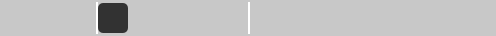
        <widget class="QFrame" name="frame_t_top">
         <property name="maximumSize">
          <size>
           <width>16777215</width>
           <height>36</height>
          </size>
         </property>
         <property name="styleSheet">
          <string notr="true">background-color: rgb(200, 200, 200);
border-radius: 5px;
</string>
         </property>
         <property name="frameShape">
          <enum>QFrame::Shape::StyledPanel</enum>
         </property>
         <property name="frameShadow">
          <enum>QFrame::Shadow::Raised</enum>
         </property>
         <layout class="QHBoxLayout" name="horizontalLayout">
          <property name="spacing">
           <number>0</number>
          </property>
          <property name="leftMargin">
           <number>6</number>
          </property>
          <property name="topMargin">
           <number>0</number>
          </property>
          <property name="rightMargin">
           <number>6</number>
          </property>
          <property name="bottomMargin">
           <number>0</number>
          </property>
          <item>
           <widget class="QFrame" name="frame_t_t_left">
            <property name="maximumSize">
             <size>
              <width>120</width>
              <height>32</height>
             </size>
            </property>
            <property name="styleSheet">
             <string notr="true">background-color: rgb(200, 200, 200);
border-radius: 5px;
</string>
            </property>
            <property name="frameShape">
             <enum>QFrame::Shape::StyledPanel</enum>
            </property>
            <property name="frameShadow">
             <enum>QFrame::Shadow::Raised</enum>
            </property>
            <layout class="QHBoxLayout" name="horizontalLayout_2">
             <property name="spacing">
              <number>0</number>
             </property>
             <property name="leftMargin">
              <number>0</number>
             </property>
             <property name="topMargin">
              <number>0</number>
             </property>
             <property name="rightMargin">
              <number>0</number>
             </property>
             <property name="bottomMargin">
              <number>0</number>
             </property>
             <item>
              <widget class="QPushButton" name="pushButton_file_open_dir">
               <property name="maximumSize">
                <size>
                 <width>30</width>
                 <height>30</height>
                </size>
               </property>
               <property name="toolTip">
                <string>打开目录</string>
               </property>
               <property name="styleSheet">
                <string notr="true">QPushButton {
	background-color: rgb(200, 200, 200);
	border: 0px solid rgb(200, 200, 200);
	border-radius: 5px;	
	color: rgb(255, 255, 255);
}
QPushButton:hover {
	background-color: rgb(150, 150, 150);
	color: rgb(200, 200, 200);
}
QPushButton:pressed {	
	background-color: rgb(100, 100, 100);
	color: rgb(150, 150, 150);
}</string>
               </property>
               <property name="text">
                <string/>
               </property>
               <property name="icon">
                <iconset resource="资源.qrc">
                 <normaloff>:/img/resources/imgs/文件夹_选中.png</normaloff>:/img/resources/imgs/文件夹_选中.png</iconset>
               </property>
               <property name="iconSize">
                <size>
                 <width>28</width>
                 <height>28</height>
                </size>
               </property>
              </widget>
             </item>
             <item>
              <widget class="QPushButton" name="pushButton_file_open_video">
               <property name="maximumSize">
                <size>
                 <width>30</width>
                 <height>30</height>
                </size>
               </property>
               <property name="toolTip">
                <string>打开视频</string>
               </property>
               <property name="styleSheet">
                <string notr="true">QPushButton {
	background-color: rgb(200, 200, 200);
	border: 0px solid rgb(200, 200, 200);
	border-radius: 5px;	
	color: rgb(255, 255, 255);
}
QPushButton:hover {
	background-color: rgb(150, 150, 150);
	color: rgb(200, 200, 200);
}
QPushButton:pressed {	
	background-color: rgb(100, 100, 100);
	color: rgb(150, 150, 150);
}</string>
               </property>
               <property name="text">
                <string/>
               </property>
               <property name="icon">
                <iconset resource="资源.qrc">
                 <normaloff>:/img/resources/imgs/视频.png</normaloff>:/img/resources/imgs/视频.png</iconset>
               </property>
               <property name="iconSize">
                <size>
                 <width>28</width>
                 <height>28</height>
                </size>
               </property>
              </widget>
             </item>
             <item>
              <widget class="QPushButton" name="pushButton_file_img_delete">
               <property name="maximumSize">
                <size>
                 <width>30</width>
                 <height>30</height>
                </size>
               </property>
               <property name="toolTip">
                <string>删除图片</string>
               </property>
               <property name="styleSheet">
                <string notr="true">QPushButton {
	background-color: rgb(200, 200, 200);
	border: 0px solid rgb(200, 200, 200);
	border-radius: 5px;	
	color: rgb(255, 255, 255);
}
QPushButton:hover {
	background-color: rgb(150, 150, 150);
	color: rgb(200, 200, 200);
}
QPushButton:pressed {	
	background-color: rgb(100, 100, 100);
	color: rgb(150, 150, 150);
}</string>
               </property>
               <property name="text">
                <string/>
               </property>
               <property name="icon">
                <iconset resource="资源.qrc">
                 <normaloff>:/img/resources/imgs/删除.png</normaloff>:/img/resources/imgs/删除.png</iconset>
               </property>
               <property name="iconSize">
                <size>
                 <width>28</width>
                 <height>28</height>
                </size>
               </property>
              </widget>
             </item>
            </layout>
           </widget>
          </item>
          <item>
           <widget class="QFrame" name="frame_t_t_center">
            <property name="maximumSize">
             <size>
              <width>200</width>
              <height>32</height>
             </size>
            </property>
            <property name="styleSheet">
             <string notr="true">background-color: rgb(200, 200, 200);
border-radius: 0px ;
border-left: 2px solid rgb(255, 255, 255);
border-right: 2px solid rgb(255, 255, 255);
</string>
            </property>
            <property name="frameShape">
             <enum>QFrame::Shape::StyledPanel</enum>
            </property>
            <property name="frameShadow">
             <enum>QFrame::Shadow::Raised</enum>
            </property>
            <layout class="QHBoxLayout" name="horizontalLayout_3">
             <property name="spacing">
              <number>0</number>
             </property>
             <property name="leftMargin">
              <number>0</number>
             </property>
             <property name="topMargin">
              <number>0</number>
             </property>
             <property name="rightMargin">
              <number>0</number>
             </property>
             <property name="bottomMargin">
              <number>0</number>
             </property>
             <item>
              <widget class="QPushButton" name="pushButton_edit_create_rect">
               <property name="maximumSize">
                <size>
                 <width>30</width>
                 <height>30</height>
                </size>
               </property>
               <property name="toolTip">
                <string>创建矩形</string>
               </property>
               <property name="styleSheet">
                <string notr="true">QPushButton:!checked {  
	background-color: rgb(200, 200, 200);
	border: 0px solid rgb(200, 200, 200);
	border-radius: 5px;
}  
QPushButton:checked {  
	background-color: rgb(50,50, 50);
	color: rgb(200, 200, 200);
	border: 0px solid rgb(200, 200, 200);
	border-radius: 5px;
} 

</string>
               </property>
               <property name="text">
                <string/>
               </property>
               <property name="icon">
                <iconset>
                 <selectedoff>:/img/resources/imgs/矩形_未选中.png</selectedoff>
                 <selectedon>:/img/resources/imgs/矩形.png</selectedon>
                </iconset>
               </property>
               <property name="iconSize">
                <size>
                 <width>28</width>
                 <height>28</height>
                </size>
               </property>
               <property name="checkable">
                <bool>true</bool>
               </property>
               <property name="checked">
                <bool>true</bool>
               </property>
              </widget>
             </item>
             <item>
              <widget class="QPushButton" name="pushButton_edit_create_polygon">
               <property name="maximumSize">
                <size>
                 <width>30</width>
                 <height>30</height>
                </size>
               </property>
               <property name="toolTip">
                <string>创建多边形</string>
               </property>
               <property name="styleSheet">
                <string notr="true">QPushButton:!checked {  
	background-color: rgb(200, 200, 200);
	border: 0px solid rgb(200, 200, 200);
	border-radius: 5px;
}  
QPushButton:checked {  
	background-color: rgb(50,50, 50);
	color: rgb(200, 200, 200);
	border: 0px solid rgb(200, 200, 200);
	border-radius: 5px;
} 
</string>
               </property>
               <property name="text">
                <string/>
               </property>
               <property name="icon">
                <iconset resource="资源.qrc">
                 <normaloff>:/img/resources/imgs/多边形_未选中.png</normaloff>
                 <normalon>:/img/resources/imgs/多边形.png</normalon>
                 <selectedoff>:/img/resources/imgs/多边形_未选中.png</selectedoff>
                 <selectedon>:/img/resources/imgs/多边形.png</selectedon>:/img/resources/imgs/多边形_未选中.png</iconset>
               </property>
               <property name="iconSize">
                <size>
                 <width>28</width>
                 <height>28</height>
                </size>
               </property>
               <property name="checkable">
                <bool>true</bool>
               </property>
               <property name="checked">
                <bool>false</bool>
               </property>
              </widget>
             </item>
             <item>
              <widget class="QPushButton" name="pushButton_edit_create_point">
               <property name="maximumSize">
                <size>
                 <width>30</width>
                 <height>30</height>
                </size>
               </property>
               <property name="toolTip">
                <string>创建关键点</string>
               </property>
               <property name="styleSheet">
                <string notr="true">QPushButton:!checked {  
	background-color: rgb(200, 200, 200);
	border: 0px solid rgb(200, 200, 200);
	border-radius: 5px;
}  
QPushButton:checked {  
	background-color: rgb(50,50, 50);
	color: rgb(200, 200, 200);
	border: 0px solid rgb(200, 200, 200);
	border-radius: 5px;
} 

</string>
               </property>
               <property name="text">
                <string/>
               </property>
               <property name="icon">
                <iconset resource="资源.qrc">
                 <normaloff>:/img/resources/imgs/关键点_未选中.png</normaloff>
                 <normalon>:/img/resources/imgs/关键点.png</normalon>:/img/resources/imgs/关键点_未选中.png</iconset>
               </property>
               <property name="iconSize">
                <size>
                 <width>28</width>
                 <height>28</height>
                </size>
               </property>
               <property name="checkable">
                <bool>true</bool>
               </property>
              </widget>
             </item>
             <item>
              <widget class="QPushButton" name="pushButton_edit_create_rotate">
               <property name="maximumSize">
                <size>
                 <width>30</width>
                 <height>30</height>
                </size>
               </property>
               <property name="toolTip">
                <string>创建旋转框</string>
               </property>
               <property name="styleSheet">
                <string notr="true">QPushButton:!checked {  
	background-color: rgb(200, 200, 200);
	border: 0px solid rgb(200, 200, 200);
	border-radius: 5px;
}  
QPushButton:checked {  
	background-color: rgb(50,50, 50);
	color: rgb(200, 200, 200);
	border: 0px solid rgb(200, 200, 200);
	border-radius: 5px;
} 
</string>
               </property>
               <property name="text">
                <string/>
               </property>
               <property name="icon">
                <iconset resource="资源.qrc">
                 <normaloff>:/img/resources/imgs/旋转_未选中.png</normaloff>
                 <normalon>:/img/resources/imgs/旋转.png</normalon>:/img/resources/imgs/旋转_未选中.png</iconset>
               </property>
               <property name="iconSize">
                <size>
                 <width>28</width>
                 <height>28</height>
                </size>
               </property>
               <property name="checkable">
                <bool>true</bool>
               </property>
              </widget>
             </item>
             <item>
              <widget class="QPushButton" name="pushButton_edit_create_line">
               <property name="maximumSize">
                <size>
                 <width>30</width>
                 <height>30</height>
                </size>
               </property>
               <property name="toolTip">
                <string>创建线条</string>
               </property>
               <property name="styleSheet">
                <string notr="true">QPushButton:!checked {  
	background-color: rgb(200, 200, 200);
	border: 0px solid rgb(200, 200, 200);
	border-radius: 5px;
}  
QPushButton:checked {  
	background-color: rgb(50,50, 50);
	color: rgb(200, 200, 200);
	border: 0px solid rgb(200, 200, 200);
	border-radius: 5px;
} </string>
               </property>
               <property name="text">
                <string/>
               </property>
               <property name="icon">
                <iconset resource="资源.qrc">
                 <normaloff>:/img/resources/imgs/加线条_未选中.png</normaloff>
                 <normalon>:/img/resources/imgs/加线条.png</normalon>:/img/resources/imgs/加线条_未选中.png</iconset>
               </property>
               <property name="iconSize">
                <size>
                 <width>32</width>
                 <height>32</height>
                </size>
               </property>
               <property name="checkable">
                <bool>true</bool>
               </property>
              </widget>
             </item>
            </layout>
           </widget>
          </item>
          <item>
           <widget class="QFrame" name="frame_t_t_right">
            <property name="maximumSize">
             <size>
              <width>240</width>
              <height>32</height>
             </size>
            </property>
            <property name="styleSheet">
             <string notr="true">background-color: rgb(200, 200, 200);
border-radius: 5px;
</string>
            </property>
            <property name="frameShape">
             <enum>QFrame::Shape::StyledPanel</enum>
            </property>
            <property name="frameShadow">
             <enum>QFrame::Shadow::Raised</enum>
            </property>
            <layout class="QHBoxLayout" name="horizontalLayout_4">
             <property name="spacing">
              <number>0</number>
             </property>
             <property name="leftMargin">
              <number>0</number>
             </property>
             <property name="topMargin">
              <number>0</number>
             </property>
             <property name="rightMargin">
              <number>0</number>
             </property>
             <property name="bottomMargin">
              <number>0</number>
             </property>
             <item>
              <widget class="QPushButton" name="pushButton_edit_obj_revoke">
               <property name="maximumSize">
                <size>
                 <width>30</width>
                 <height>30</height>
                </size>
               </property>
               <property name="toolTip">
                <string>撤销</string>
               </property>
               <property name="styleSheet">
                <string notr="true">QPushButton {
	background-color: rgb(200, 200, 200);
	border: 0px solid rgb(200, 200, 200);
	border-radius: 5px;	
	color: rgb(255, 255, 255);
}
QPushButton:hover {
	background-color: rgb(150, 150, 150);
	color: rgb(200, 200, 200);
}
QPushButton:pressed {	
	background-color: rgb(100, 100, 100);
	color: rgb(150, 150, 150);
}</string>
               </property>
               <property name="text">
                <string/>
               </property>
               <property name="icon">
                <iconset resource="资源.qrc">
                 <normaloff>:/img/resources/imgs/撤销.png</normaloff>:/img/resources/imgs/撤销.png</iconset>
               </property>
               <property name="iconSize">
                <size>
                 <width>28</width>
                 <height>28</height>
                </size>
               </property>
              </widget>
             </item>
             <item>
              <widget class="QPushButton" name="pushButton_edit_obj_restore">
               <property name="maximumSize">
                <size>
                 <width>30</width>
                 <height>30</height>
                </size>
               </property>
               <property name="toolTip">
                <string>恢复</string>
               </property>
               <property name="styleSheet">
                <string notr="true">QPushButton {
	background-color: rgb(200, 200, 200);
	border: 0px solid rgb(200, 200, 200);
	border-radius: 5px;	
	color: rgb(255, 255, 255);
}
QPushButton:hover {
	background-color: rgb(150, 150, 150);
	color: rgb(200, 200, 200);
}
QPushButton:pressed {	
	background-color: rgb(100, 100, 100);
	color: rgb(150, 150, 150);
}</string>
               </property>
               <property name="text">
                <string/>
               </property>
               <property name="icon">
                <iconset resource="资源.qrc">
                 <normaloff>:/img/resources/imgs/恢复.png</normaloff>:/img/resources/imgs/恢复.png</iconset>
               </property>
               <property name="iconSize">
                <size>
                 <width>28</width>
                 <height>28</height>
                </size>
               </property>
              </widget>
             </item>
             <item>
              <widget class="QPushButton" name="pushButton_view_zoom_in">
               <property name="maximumSize">
                <size>
                 <width>30</width>
                 <height>30</height>
                </size>
               </property>
               <property name="toolTip">
                <string>放大</string>
               </property>
               <property name="styleSheet">
                <string notr="true">QPushButton {
	background-color: rgb(200, 200, 200);
	border: 0px solid rgb(200, 200, 200);
	border-radius: 5px;	
	color: rgb(255, 255, 255);
}
QPushButton:hover {
	background-color: rgb(150, 150, 150);
	color: rgb(200, 200, 200);
}
QPushButton:pressed {	
	background-color: rgb(100, 100, 100);
	color: rgb(150, 150, 150);
}</string>
               </property>
               <property name="text">
                <string/>
               </property>
               <property name="icon">
                <iconset resource="资源.qrc">
                 <normaloff>:/img/resources/imgs/放大.png</normaloff>:/img/resources/imgs/放大.png</iconset>
               </property>
               <property name="iconSize">
                <size>
                 <width>28</width>
                 <height>28</height>
                </size>
               </property>
              </widget>
             </item>
             <item>
              <widget class="QPushButton" name="pushButton_view_zoom_out">
               <property name="maximumSize">
                <size>
                 <width>30</width>
                 <height>30</height>
                </size>
               </property>
               <property name="toolTip">
                <string>缩小</string>
               </property>
               <property name="styleSheet">
                <string notr="true">QPushButton {
	background-color: rgb(200, 200, 200);
	border: 0px solid rgb(200, 200, 200);
	border-radius: 5px;	
	color: rgb(255, 255, 255);
}
QPushButton:hover {
	background-color: rgb(150, 150, 150);
	color: rgb(200, 200, 200);
}
QPushButton:pressed {	
	background-color: rgb(100, 100, 100);
	color: rgb(150, 150, 150);
}</string>
               </property>
               <property name="text">
                <string/>
               </property>
               <property name="icon">
                <iconset resource="资源.qrc">
                 <normaloff>:/img/resources/imgs/缩小.png</normaloff>:/img/resources/imgs/缩小.png</iconset>
               </property>
               <property name="iconSize">
                <size>
                 <width>28</width>
                 <height>28</height>
                </size>
               </property>
              </widget>
             </item>
             <item>
              <widget class="QPushButton" name="pushButton_view_zoom_restore">
               <property name="maximumSize">
                <size>
                 <width>30</width>
                 <height>30</height>
                </size>
               </property>
               <property name="toolTip">
                <string>原始大小</string>
               </property>
               <property name="styleSheet">
                <string notr="true">QPushButton {
	background-color: rgb(200, 200, 200);
	border: 0px solid rgb(200, 200, 200);
	border-radius: 5px;	
	color: rgb(255, 255, 255);
}
QPushButton:hover {
	background-color: rgb(150, 150, 150);
	color: rgb(200, 200, 200);
}
QPushButton:pressed {	
	background-color: rgb(100, 100, 100);
	color: rgb(150, 150, 150);
}</string>
               </property>
               <property name="text">
                <string/>
               </property>
               <property name="icon">
                <iconset resource="资源.qrc">
                 <normaloff>:/img/resources/imgs/还原.png</normaloff>:/img/resources/imgs/还原.png</iconset>
               </property>
               <property name="iconSize">
                <size>
                 <width>26</width>
                 <height>26</height>
                </size>
               </property>
              </widget>
             </item>
             <item>
              <widget class="QPushButton" name="pushButton_view_zoom_auto">
               <property name="maximumSize">
                <size>
                 <width>30</width>
                 <height>30</height>
                </size>
               </property>
               <property name="toolTip">
                <string>适应窗口</string>
               </property>
               <property name="styleSheet">
                <string notr="true">QPushButton {
	background-color: rgb(200, 200, 200);
	border: 0px solid rgb(200, 200, 200);
	border-radius: 5px;	
	color: rgb(255, 255, 255);
}
QPushButton:hover {
	background-color: rgb(150, 150, 150);
	color: rgb(200, 200, 200);
}
QPushButton:pressed {	
	background-color: rgb(100, 100, 100);
	color: rgb(150, 150, 150);
}</string>
               </property>
               <property name="text">
                <string/>
               </property>
               <property name="icon">
                <iconset>
                 <normalon>:/img/resources/imgs/适应窗口.png</normalon>
                </iconset>
               </property>
               <property name="iconSize">
                <size>
                 <width>28</width>
                 <height>28</height>
                </size>
               </property>
               <property name="shortcut">
                <string/>
               </property>
              </widget>
             </item>
             <item>
              <widget class="QPushButton" name="pushButton_view_obj_hide">
               <property name="maximumSize">
                <size>
                 <width>30</width>
                 <height>30</height>
                </size>
               </property>
               <property name="toolTip">
                <string>隐藏当前选中对象</string>
               </property>
               <property name="styleSheet">
                <string notr="true">QPushButton {
	background-color: rgb(200, 200, 200);
	border: 0px solid rgb(200, 200, 200);
	border-radius: 5px;	
	color: rgb(255, 255, 255);
}
QPushButton:hover {
	background-color: rgb(150, 150, 150);
	color: rgb(200, 200, 200);
}
QPushButton:pressed {	
	background-color: rgb(100, 100, 100);
	color: rgb(150, 150, 150);
}</string>
               </property>
               <property name="text">
                <string/>
               </property>
               <property name="icon">
                <iconset>
                 <normalon>:/img/resources/imgs/隐藏.png</normalon>
                </iconset>
               </property>
               <property name="iconSize">
                <size>
                 <width>28</width>
                 <height>28</height>
                </size>
               </property>
              </widget>
             </item>
             <item>
              <widget class="QPushButton" name="pushButton_view_obj_show">
               <property name="maximumSize">
                <size>
                 <width>30</width>
                 <height>30</height>
                </size>
               </property>
               <property name="toolTip">
                <string>显示所有隐藏对象</string>
               </property>
               <property name="styleSheet">
                <string notr="true">QPushButton {
	background-color: rgb(200, 200, 200);
	border: 0px solid rgb(200, 200, 200);
	border-radius: 5px;	
	color: rgb(255, 255, 255);
}
QPushButton:hover {
	background-color: rgb(150, 150, 150);
	color: rgb(200, 200, 200);
}
QPushButton:pressed {	
	background-color: rgb(100, 100, 100);
	color: rgb(150, 150, 150);
}</string>
               </property>
               <property name="text">
                <string/>
               </property>
               <property name="icon">
                <iconset>
                 <normalon>:/img/resources/imgs/显示.png</normalon>
                </iconset>
               </property>
               <property name="iconSize">
                <size>
                 <width>28</width>
                 <height>28</height>
                </size>
               </property>
              </widget>
             </item>
            </layout>
           </widget>
          </item>
          <item>
           <widget class="QFrame" name="frame_t_t_other">
            <property name="maximumSize">
             <size>
              <width>16777215</width>
              <height>32</height>
             </size>
            </property>
            <property name="styleSheet">
             <string notr="true">background-color: rgb(200, 200, 200);
border-radius: 5px;
</string>
            </property>
            <property name="frameShape">
             <enum>QFrame::Shape::StyledPanel</enum>
            </property>
            <property name="frameShadow">
             <enum>QFrame::Shadow::Raised</enum>
            </property>
           </widget>
          </item>
         </layout>
        </widget>
